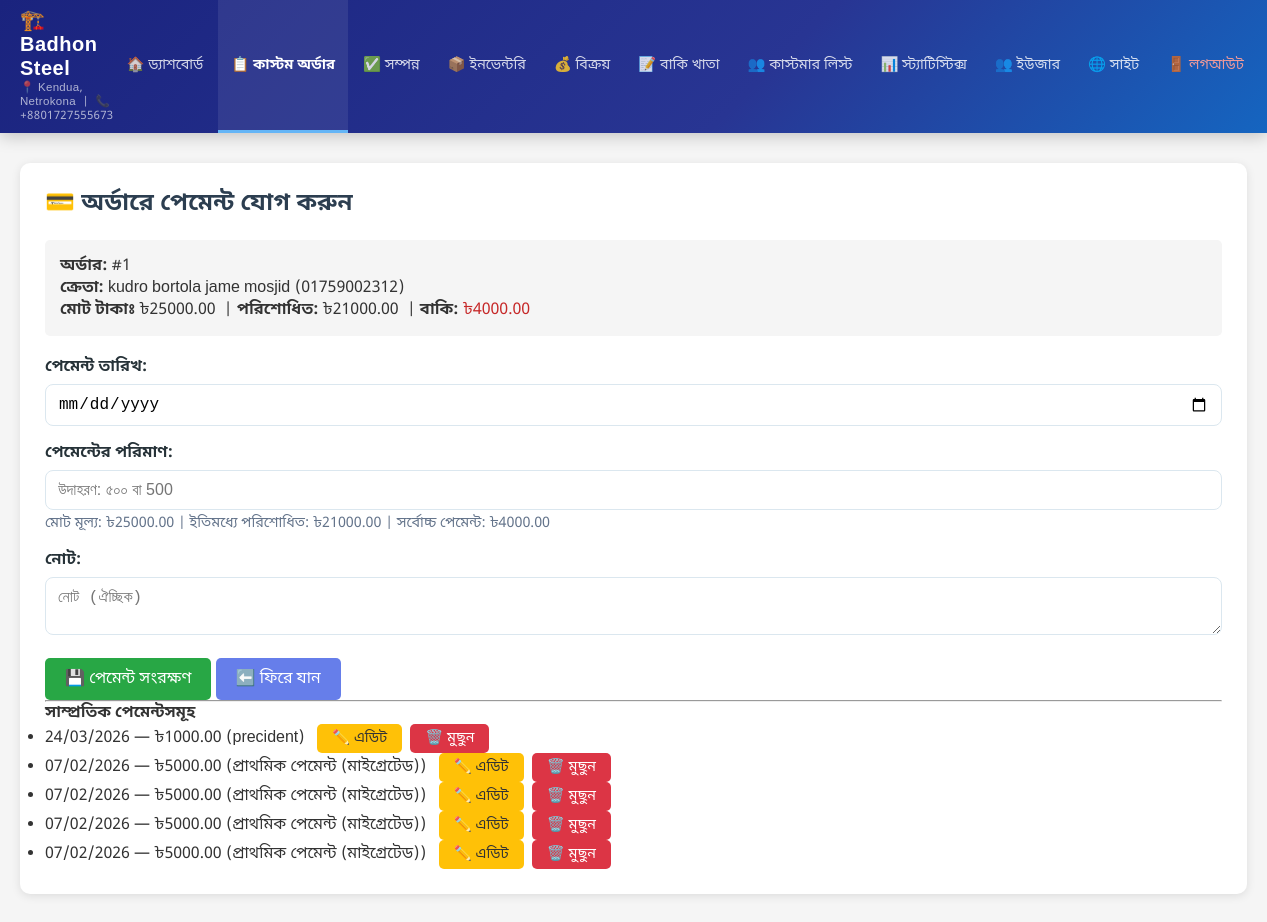
The app's page /admin-panel/orders/1/payment/ (signed in), older data.
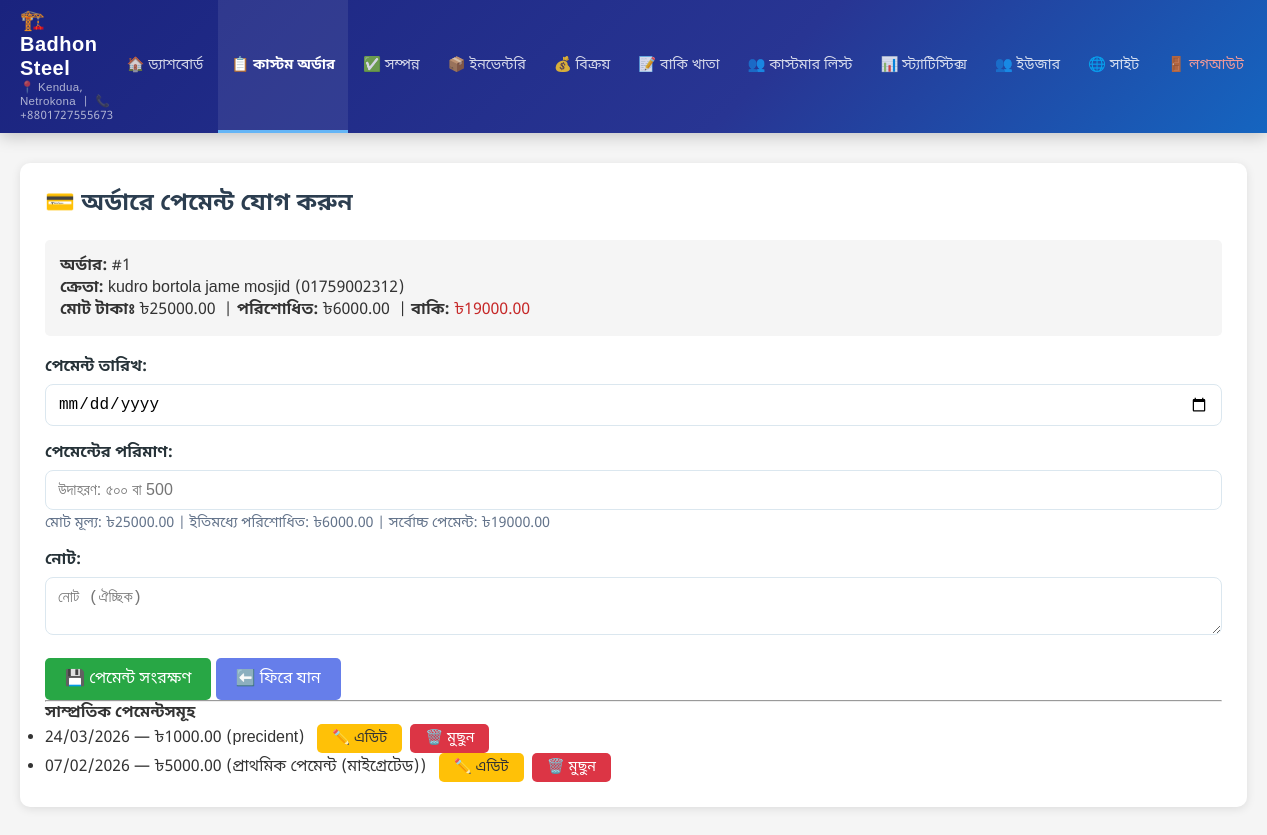
The same page, newer data.
### shop/models.py (models this page shows, shortened)
class Order(models.Model):
    STATUS_CHOICES = [
        ('pending', 'চলমান'),
        ('ready', 'প্রস্তুত'),
        ('completed', 'সম্পন্ন'),
    ]
    DELIVERY_STATUS_CHOICES = [
        ('not_delivered', 'ডেলিভারি হয়নি'),
        ('delivered', 'ডেলিভারি সম্পন্ন'),
    ]
    customer_name = models.CharField(max_length=200, verbose_name='ক্রেতার নাম')
    mobile_number = models.CharField(max_length=20, verbose_name='মোবাইল নাম্বার')
    total_price = models.DecimalField(max_digits=10, decimal_places=2, verbose_name='মোট মূল্য', default=0)
    cash_paid = models.DecimalField(max_digits=10, decimal_places=2, verbose_name='নগদ পরিশোধ', default=0)
    due_amount = models.DecimalField(max_digits=10, decimal_places=2, verbose_name='বাকি টাকা', editable=False)
    initial_payment_migrated = models.BooleanField(default=False, verbose_name='প্রাথমিক পেমেন্ট OrderPayment-এ স্থানান্তরিত')
    order_date = models.DateField(default=timezone.now, verbose_name='অর্ডার নেওয়ার তারিখ')
    delivery_date = models.DateField(verbose_name='ডেলিভারির তারিখ')
    status = models.CharField(max_length=20, choices=STATUS_CHOICES, default='pending', verbose_name='প্রোডাক্ট অবস্থা')
    delivery_status = models.CharField(max_length=20, choices=DELIVERY_STATUS_CHOICES, default='not_delivered', verbose_name='ডেলিভারি অবস্থা')
    created_at = models.DateTimeField(auto_now_add=True, verbose_name='তৈরির সময়')
    updated_at = models.DateTimeField(auto_now=True, verbose_name='আপডেটের সময়')
    class Meta:
        verbose_name = 'অর্ডার'
        verbose_name_plural = 'অর্ডারসমূহ'
        ordering = ['-created_at']

class OrderPayment(models.Model):
    order = models.ForeignKey(Order, on_delete=models.CASCADE, related_name='payments', verbose_name='অর্ডার')
    amount = models.DecimalField(max_digits=10, decimal_places=2, verbose_name='পরিশোধিত পরিমাণ')
    payment_date = models.DateField(default=timezone.now, verbose_name='পেমেন্ট তারিখ')
    notes = models.TextField(verbose_name='নোট', blank=True)
    created_at = models.DateTimeField(auto_now_add=True, verbose_name='তৈরির সময়')
    updated_at = models.DateTimeField(auto_now=True, verbose_name='আপডেটের সময়')
    class Meta:
        verbose_name = 'অর্ডার পেমেন্ট'
        verbose_name_plural = 'অর্ডার পেমেন্টসমূহ'
        ordering = ['-payment_date']

### shop/views.py (the view)
# urls.py: path('admin-panel/orders/<int:order_pk>/payment/', views.order_payment_create, name='order_payment_create'),
@login_required
def order_payment_create(request, order_pk):
    order = get_object_or_404(Order, pk=order_pk)
    if request.method == 'POST':
        form = OrderPaymentForm(request.POST)
        if form.is_valid():
            amount = form.cleaned_data.get('amount')
            try:
                amount_value = Decimal(str(amount))
            except Exception:
                messages.error(request, '❌ অনুগ্রহ করে সঠিক পরিমাণ লিখুন।')
                return redirect('order_payment_create', order_pk=order.pk)
            current_total_paid = Decimal(str(order.cash_paid))
            total_price = Decimal(str(order.total_price))
            if (current_total_paid + amount_value) > total_price:
                max_allowed = total_price - current_total_paid
                messages.error(request, f'❌ অতিরিক্ত পেমেন্ট! মোট মূল্য: ৳{order.total_price}, ইতিমধ্যে পরিশোধিত: ৳{current_total_paid}। সর্বোচ্চ যুক্ত করতে পারেন: ৳{max_allowed}')
                return redirect('order_payment_create', order_pk=order.pk)
            try:
                payment = form.save(commit=False)
                payment.order = order
                payment.save()
                order.refresh_from_db()
                messages.success(request, f'✅ পেমেন্ট ৳{payment.amount} সফলভাবে যোগ করা হয়েছে!')
                return redirect('order_customer_profile', mobile_number=order.mobile_number)
            except Exception as e:
                messages.error(request, f'❌ ত্রুটি: {str(e)}')
    else:
        form = OrderPaymentForm()
    context = {
        'form': form,
        'order': order,
    }
    return render(request, 'admin_panel/order_payment_form.html', context)

### shop/forms.py (shortened to what this page needs)
class OrderPaymentForm(forms.ModelForm):
    amount = forms.CharField(
        label='পেমেন্টের পরিমাণ',
        required=True,
        widget=forms.TextInput(attrs={
            'class': 'form-control bangla-number-input',
            'placeholder': 'উদাহরণ: ৫০০ বা 500',
            'autocomplete': 'off',
        })
    )
    class Meta:
        model = OrderPayment
        fields = ['amount', 'payment_date', 'notes']
        widgets = {
            'payment_date': forms.DateInput(attrs={
                'class': 'form-control',
                'type': 'date'
            }),
            'notes': forms.Textarea(attrs={
                'class': 'form-control',
                'rows': 2,
                'placeholder': 'নোট (ঐচ্ছিক)'
            }),
        }

### shop/templates/admin_panel/order_payment_form.html (shortened to what this page needs)
{% extends 'admin_panel/base.html' %}
{% block content %}
    <div class="form-container">
        <div class="card">
            <h2 class="card-title">
                {% if payment %}
                💾 অর্ডার পেমেন্ট এডিট করুন
                {% else %}
                💳 অর্ডারে পেমেন্ট যোগ করুন
                {% endif %}
            </h2>
            <div style="background:#f5f5f5; padding:15px; border-radius:5px; margin-bottom:20px;">
                <p><strong>অর্ডার:</strong> #{{ order.id }}</p>
                <p><strong>ক্রেতা:</strong> {{ order.customer_name }} ({{ order.mobile_number }})</p>
                <p>
                    <strong>মোট টাকাঃ</strong> ৳{{ order.total_price }} &nbsp;|
                    <strong>পরিশোধিত:</strong> ৳{{ order.cash_paid }} &nbsp;|
                    <strong>বাকি:</strong> <span style="color:#c62828;">৳{{ order.due_amount }}</span>
                </p>
            </div>
            <form method="post">
                <div class="form-group">
                    {{ form.payment_date.label_tag }}
                    {{ form.payment_date }}
                </div>
                <div class="form-group">
                    {{ form.amount.label_tag }}
                    {{ form.amount }}
                    <small class="help-text">
                        মোট মূল্য: ৳{{ order.total_price }} |
                        ইতিমধ্যে পরিশোধিত: ৳{{ order.cash_paid }} |
                        সর্বোচ্চ পেমেন্ট: ৳{{ order.due_amount }}
                    </small>
                </div>
                <div class="form-group">
                    {{ form.notes.label_tag }}
                    {{ form.notes }}
                </div>
                <div class="form-actions">
                    <button type="submit" class="btn btn-success">
                        {% if payment %}
                        💾 পেমেন্ট আপডেট করুন
                        {% else %}
                        💾 পেমেন্ট সংরক্ষণ
                        {% endif %}
                    </button>
                    <a href="{% url 'order_customer_profile' order.mobile_number %}" class="btn btn-secondary">⬅️ ফিরে যান</a>
                </div>
            </form>
            {% if order.payments.exists %}
            <hr>
            <h4>সাম্প্রতিক পেমেন্টসমূহ</h4>
            <ul>
                {% for p in order.payments.all %}
                <li>
                    {{ p.payment_date|date:"d/m/Y" }} — ৳{{ p.amount }} {% if p.notes %} ({{ p.notes }}){% endif %}
                    <a href="{% url 'order_payment_edit' p.pk %}" class="btn btn-sm btn-warning" style="margin-left:8px;">
                        ✏️ এডিট
                    </a>
                    <a href="{% url 'order_payment_delete' p.pk %}" class="btn btn-sm btn-danger" style="margin-left:4px;" onclick="return confirm('এই পেমেন্টটি মুছে ফেলতে নিশ্চিত?')">
                        🗑️ মুছুন
                    </a>
                </li>
                {% endfor %}
            </ul>
            {% endif %}
        </div>
    </div>
{% endblock %}

Row changes from the older to the newer data that the page shows:
removed OrderPayment: payment_date "07/02/2026", amount "5000.00", notes "প্রাথমিক পেমেন্ট (মাইগ্রেটেড)"
removed OrderPayment: payment_date "07/02/2026", amount "5000.00", notes "প্রাথমিক পেমেন্ট (মাইগ্রেটেড)"
removed OrderPayment: payment_date "07/02/2026", amount "5000.00", notes "প্রাথমিক পেমেন্ট (মাইগ্রেটেড)"
changed Order "kudro bortola jame mosjid": cash_paid "21000.00" → "6000.00"; due_amount "4000.00" → "19000.00"
